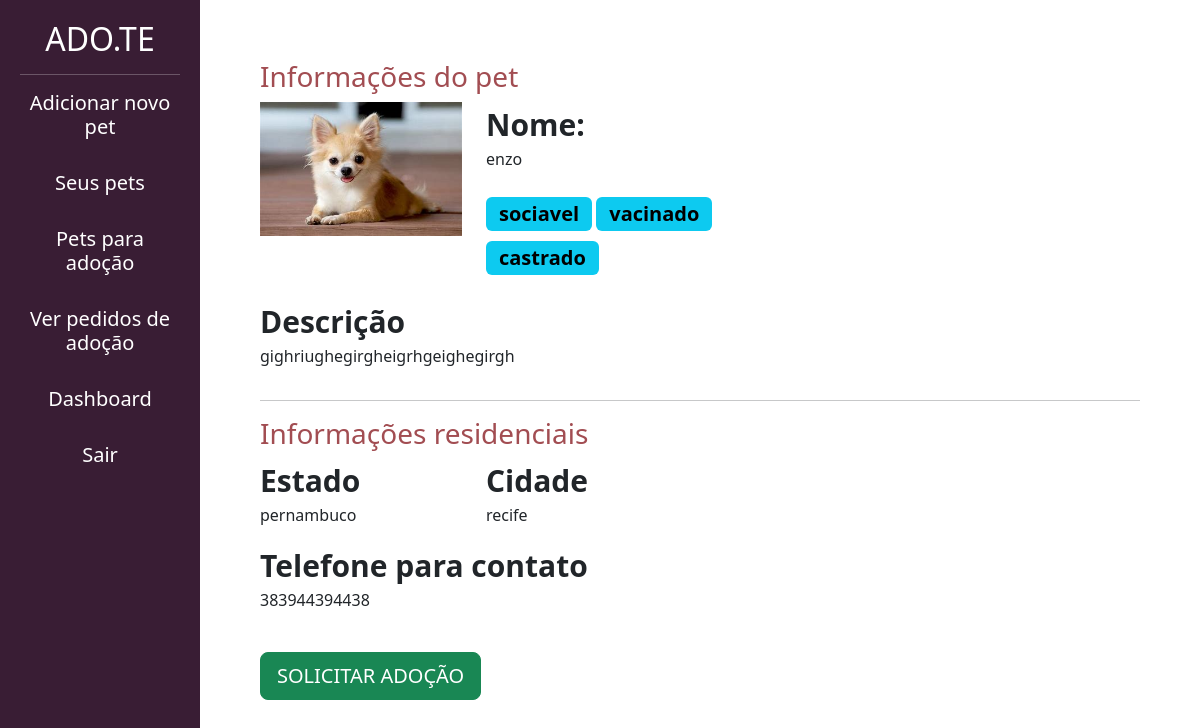
/divulgar/ver_pet/27 (signed in), run on the app's committed database.
### divulgar/models.py (models this page shows, shortened)
class Pet(models.Model):
    choises_status = (('P','Para adoção'),
                      ('A','Adotado'))
    usuario = models.ForeignKey(User, on_delete=models.DO_NOTHING)
    foto = models.ImageField(upload_to="fotos_pets")
    nome = models.CharField(max_length=100)
    descricao = models.TextField()
    estado = models.CharField(max_length=50)
    cidade = models.CharField(max_length=50)
    telefone = models.CharField(max_length=14)
    tags = models.ManyToManyField(Tag)
    raca = models.ForeignKey(Raca, on_delete=models.DO_NOTHING)
    status = models.CharField(max_length=1, choices=choises_status, default='P')

class Tag(models.Model):
    tag = models.CharField(max_length=100)
    def __str__(self):
        return self.tag

### divulgar/views.py (the view)
# urls.py: path('ver_pet/<int:id>', views.ver_pet, name="ver_pet"),
@login_required
def ver_pet(request, id):
    if request.method == "GET":
        pet = Pet.objects.get(id = id)
        return render(request, 'ver_pet.html', {'pet': pet})

### divulgar/templates/ver_pet.html (shortened to what this page needs)
{% load static %}
<!doctype html>
<html lang="pt-BR">
    <head>
    <link href="https://cdn.jsdelivr.net/npm/bootstrap@5.3.0-alpha1/dist/css/bootstrap.min.css" rel="stylesheet">
    <link href="{% static 'usuarios/css/cadastro.css' %}" rel="stylesheet">
    <link href="{% static 'divulgar/css/novo_pet.css' %}" rel="stylesheet">
    <link href="{% static 'divulgar/css/seus_pet.css' %}" rel="stylesheet">
    <link href="{% static 'adotar/css/listar_pets.css' %}" rel="stylesheet">
    </head>
    <body>
        <div class="container-fluid">
            <div class="row">
                <div class="col-md-2 bg-side-plataforma sidebar">
                    <h2>ADO.TE</h2>
                    <hr>
                    <a href="{%  url 'novo_pet' %}" style="text-decoration: none; color: #fff;"><h5>Adicionar novo pet</h5></a>
                    <br>
                    <a href="{%  url 'seus_pets' %}" style="text-decoration: none; color: #fff;"><h5>Seus pets</h5></a>
                    <br>
                    <a href="{%  url 'listar_pets' %}" style="text-decoration: none; color: #fff;" ><h5>Pets para adoção </h5></a>
                    <br>
                    <a href="{%  url 'ver_pedido_adocao' %}" style="text-decoration: none; color: #fff;" ><h5>Ver pedidos de adoção</h5></a>
                    <br>
                    <a href="{%  url 'dashboard' %}" style="text-decoration: none; color: #fff;" ><h5>Dashboard</h5></a>
                    <br>
                    <a href="{%  url 'sair' %}" style="text-decoration: none; color: #fff;" ><h5>Sair</h5></a>
                    <br>
                </div>
                <div style="padding:60px" class="col-md">
                    <h3 class="font-vinho">Informações do pet</h3>
                    <div class="row">
                        <div class="col-md-3">
                            <img width="100%" src="{{pet.foto.url}}">
                        </div>
                        <div class="col-md-9">
                            <span class="span-bold">Nome:</span>
                            <p>{{pet.nome}}</p>
                            <div style="width:40%">
                               {% for tag in pet.tags.all %}
                               <span class="badge text-bg-info badge-lg">{{tag}}</span>
                               {% endfor%}
                            </div>
                        </div>
                    </div>
                    <br>
                    <div class="row">
                        <div class="col-md-5">
                            <span class="span-bold">Descrição</span>
                            <p>{{pet.descricao}}</p>
                        </div>
                        <div class="col-md-7">
                        </div>
                    </div>
                    <hr>
                    <div class="row">
                        <h3 class="font-vinho">Informações residenciais</h3>
                        <div class="col-md">
                            <div class="row">
                                <div class="col-md">
                                    <span class="span-bold">Estado</span>
                                    <p>{{pet.estado}}</p>
                                </div>
                                <div class="col-md">
                                    <span class="span-bold">Cidade</span>
                                    <p>{{pet.cidade}}</p>
                                </div>
                            </div>
                            <span class="span-bold">Telefone para contato</span>
                            <p>{{pet.telefone}}</p>
                            <br>
                            <a href="{% url 'pedido_adocao' pet.id %}" class="btn btn-success btn-lg">SOLICITAR ADOÇÃO</a>
                        </div>
                        <div class="col-md">
                        </div>
                    </div>
                </div>
            </div>
        </div>
    </body>
</html>

### templates/static/divulgar/css/novo_pet.css (style rules this page uses)
.sidebar { text-align: center; padding: 20px; }
.font-vinho { color: #A24D52; }

### templates/static/adotar/css/listar_pets.css (style rules this page uses)
.span-bold { font-weight: bold; font-size: 30px; }
.badge-lg { font-size: 20px; margin-top: 10px; }
.bg-side-plataforma { background-color: #391D34; color: white; }

### data on the page
Pet: foto (picture), nome "enzo", descricao "gighriughegirgheigrhgeighegirgh", estado "pernambuco", cidade "recife", telefone "383944394438"
Tag: tag "sociavel"
Tag: tag "vacinado"
Tag: tag "castrado"
